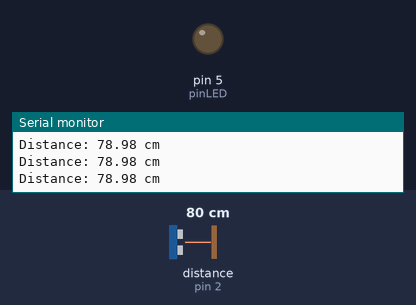
Recording of a sketch running on a simulated Arduino Uno, built with avr-gcc and run on an emulated ATmega328P. On the bench: output pins drawn as LEDs (lit = HIGH), the last lines printed to the serial monitor. Wiring (inferred from the names in the program): ultrasonic range finder: trigger pin 3; echo pin 2. Inputs (shaded band) come from the test bench; at power-on: distance to the obstacle (sensor on pin 2) 80 cm. The echo pulse lasts 58.3 µs per cm; pins used as bus, display or sensor lines are not drawn.

Above: at 1.2 s.
1.3 s: distance to the obstacle (sensor on pin 2) set to 23 cm
2.8 s: distance to the obstacle (sensor on pin 2) set to 18 cm
At 2.86 s:
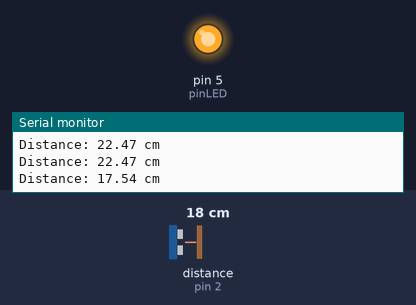
5.8 s: distance to the obstacle (sensor on pin 2) set to 35 cm
At 6.4 s:
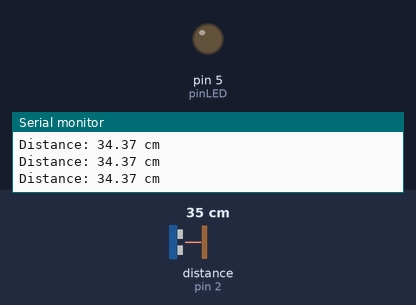
7.3 s: distance to the obstacle (sensor on pin 2) set to 2 cm
At 7.46 s:
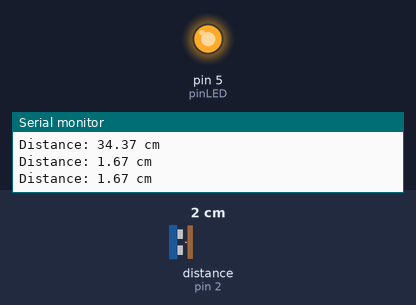
Timing chart, 0 to 10.3 s (numbered marks = the images above; inputs shaded):
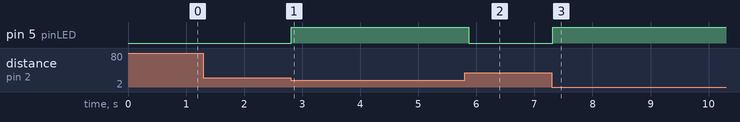

Measured:
- the behaviour switches between 21 and 20 cm on distance to the obstacle (sensor on pin 2) (found by bisection; images 0 and 1)
- after the input at 2.8 s, pin 5 (pinLED): LOW → HIGH at once
- after the input at 5.8 s, pin 5 (pinLED): HIGH → LOW after 0.07 s
- after the input at 7.3 s, pin 5 (pinLED): LOW → HIGH at once

The sketch:

ultrason.ino
```cpp
int pinTrig = 3;//D2
int pinEcho = 2;//D3
int pinLED = 5;//D5
long temps;
float distance;

void setup() {
  // put your setup code here, to run once:
  Serial.begin(9600);
  pinMode(pinTrig, OUTPUT);
  pinMode(pinEcho,INPUT);
  pinMode(pinLED, OUTPUT);

  digitalWrite(pinTrig,LOW);
  //digitalWrite(pinLED, HIGH);


}

void loop() {
  // put your main code here, to run repeatedly:
  digitalWrite(pinTrig,HIGH);
  delayMicroseconds(10);
  digitalWrite(pinTrig,LOW);
  digitalWrite(pinLED, LOW);


  temps= pulseIn (pinEcho,HIGH);//temps que la pin echo attende un retour du signal

  if (temps > 25000)//si distance > 4m
  {
    Serial.println ("Echec de la mesure");
  }
  else
  {

      temps=temps/2;
      distance= (temps*340)/10000.0;
      Serial.print("Distance: ");
      Serial.print(distance);
      Serial.println(" cm");

      if(distance < 20){//LED s'eteint+ servo en marche
       digitalWrite(pinLED, HIGH);

      }
  }
  delay(100);

}
```
